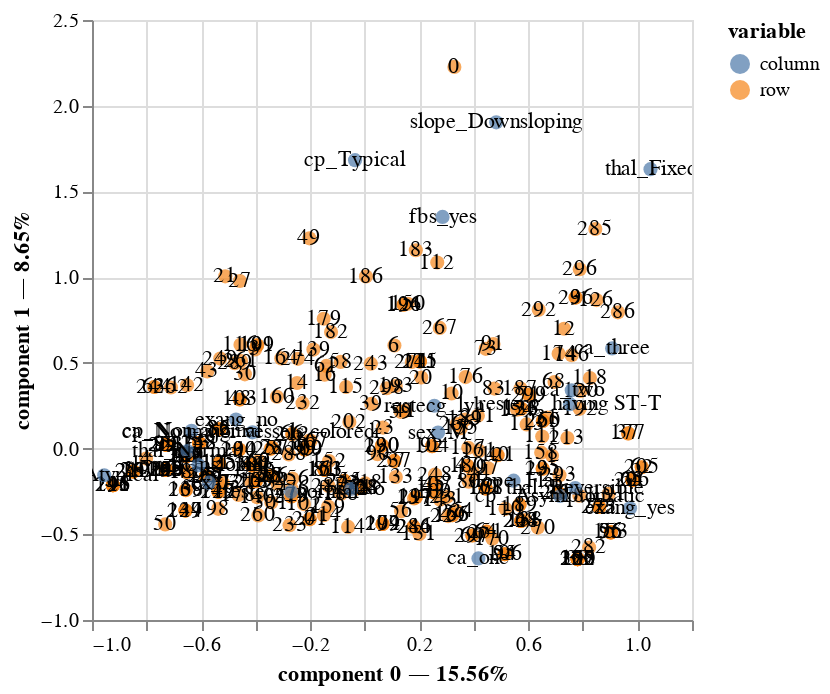

The notebook cell saved with this chart:
### Markdown cell above
# **Getting the quality representation of each patient in the 1st dimension**

### Code cell
mca.plot(
    mca_df,
    x_component=0,
    y_component=1,
    show_column_markers=True,
    show_row_markers=True,
    show_column_labels=True,
    show_row_labels=True
)

### Figure 1 — Vega-Lite specification as saved in the notebook (floating-point values rounded to 4 significant figures; data arrays with more than 128 entries replaced by an {"elided": "..."} marker saying what was removed)
{"config": {"view": {"continuousWidth": 300, "continuousHeight": 300}}, "layer": [{"data": {"name": "data-4ea57c225b4a481dd70e841a35d52fd6"}, "mark": {"type": "circle", "size": 50}, "encoding": {"color": {"field": "variable", "type": "nominal"}, "tooltip": [{"field": "variable", "type": "nominal"}, {"field": "value", "type": "nominal"}, {"field": "component 0", "type": "quantitative"}, {"field": "component 1", "type": "quantitative"}], "x": {"axis": {"title": "component 0 — 15.56%"}, "field": "component 0", "scale": {"zero": false}, "type": "quantitative"}, "y": {"axis": {"title": "component 1 — 8.65%"}, "field": "component 1", "scale": {"zero": false}, "type": "quantitative"}}, "name": "view_5"}, {"data": {"name": "data-4ea57c225b4a481dd70e841a35d52fd6"}, "mark": {"type": "text"}, "encoding": {"text": {"field": "label", "type": "nominal"}, "x": {"axis": {"title": "component 0 — 15.56%"}, "field": "component 0", "scale": {"zero": false}, "type": "quantitative"}, "y": {"axis": {"title": "component 1 — 8.65%"}, "field": "component 1", "scale": {"zero": false}, "type": "quantitative"}}}, {"data": {"name": "data-eb9a4bc61e89a0c8d2744ac507272dcb"}, "mark": {"type": "circle", "size": 50}, "encoding": {"color": {"field": "variable", "type": "nominal"}, "tooltip": [{"field": "variable", "type": "nominal"}, {"field": "value", "type": "nominal"}, {"field": "component 0", "type": "quantitative"}, {"field": "component 1", "type": "quantitative"}], "x": {"axis": {"title": "component 0 — 15.56%"}, "field": "component 0", "scale": {"zero": false}, "type": "quantitative"}, "y": {"axis": {"title": "component 1 — 8.65%"}, "field": "component 1", "scale": {"zero": false}, "type": "quantitative"}}}, {"data": {"name": "data-eb9a4bc61e89a0c8d2744ac507272dcb"}, "mark": {"type": "text"}, "encoding": {"text": {"field": "label", "type": "nominal"}, "x": {"axis": {"title": "component 0 — 15.56%"}, "field": "component 0", "scale": {"zero": false}, "type": "quantitative"}, "y": {"axis": {"title": "component 1 — 8.65%"}, "field": "component 1", "scale": {"zero": false}, "type": "quantitative"}}}], "params": [{"name": "param_5", "select": {"type": "interval", "encodings": ["x", "y"]}, "bind": "scales", "views": ["view_5"]}], "$schema": "https://vega.github.io/schema/vega-lite/v5.8.0.json", "datasets": {"data-4ea57c225b4a481dd70e841a35d52fd6": {"elided": "303 records"}, "data-eb9a4bc61e89a0c8d2744ac507272dcb": [{"component 0": -0.4116, "component 1": 0.09463, "variable": "column", "value": "ca_No major vessels coloredr", "label": "ca_No major vessels coloredr"}, {"component 0": 0.417, "component 1": -0.6409, "variable": "column", "value": "ca_one", "label": "ca_one"}, {"component 0": 0.9072, "component 1": 0.5844, "variable": "column", "value": "ca_three", "label": "ca_three"}, {"component 0": 0.7591, "component 1": 0.3404, "variable": "column", "value": "ca_two", "label": "ca_two"}, {"component 0": 0.7164, "component 1": -0.2764, "variable": "column", "value": "cp_ Asymptomatic", "label": "cp_ Asymptomatic"}, {"component 0": -0.9552, "component 1": -0.1559, "variable": "column", "value": "cp_Atypical", "label": "cp_Atypical"}, {"component 0": -0.6348, "component 1": 0.1035, "variable": "column", "value": "cp_Non-anginal", "label": "cp_Non-anginal"}, {"component 0": -0.03552, "component 1": 1.682, "variable": "column", "value": "cp_Typical", "label": "cp_Typical"}, {"component 0": -0.4721, "component 1": 0.1691, "variable": "column", "value": "exang_no", "label": "exang_no"}, {"component 0": 0.9728, "component 1": -0.3484, "variable": "column", "value": "exang_yes", "label": "exang_yes"}, {"component 0": -0.04976, "component 1": -0.2357, "variable": "column", "value": "fbs_No", "label": "fbs_No"}, {"component 0": 0.2853, "component 1": 1.351, "variable": "column", "value": "fbs_yes", "label": "fbs_yes"}, {"component 0": 0.7523, "component 1": 0.2592, "variable": "column", "value": "restecg_having ST-T", "label": "restecg_having ST-T"}, {"component 0": 0.2552, "component 1": 0.2498, "variable": "column", "value": "restecg_lvh", "label": "restecg_lvh"}, {"component 0": -0.2701, "component 1": -0.2517, "variable": "column", "value": "restecg_normal", "label": "restecg_normal"}, {"component 0": -0.5712, "component 1": -0.1989, "variable": "column", "value": "sex_F", "label": "sex_F"}, {"component 0": 0.269, "component 1": 0.09366, "variable": "column", "value": "sex_M", "label": "sex_M"}, {"component 0": 0.4822, "component 1": 1.903, "variable": "column", "value": "slope_Downsloping", "label": "slope_Downsloping"}, {"component 0": 0.5458, "component 1": -0.1874, "variable": "column", "value": "slope_Flat", "label": "slope_Flat"}, {"component 0": -0.6095, "component 1": -0.0967, "variable": "column", "value": "slope_Upsloping", "label": "slope_Upsloping"}, {"component 0": 1.048, "component 1": 1.63, "variable": "column", "value": "thal_Fixed", "label": "thal_Fixed"}, {"component 0": -0.6498, "component 1": -0.01424, "variable": "column", "value": "thal_Normal", "label": "thal_Normal"}, {"component 0": 0.7719, "component 1": -0.2303, "variable": "column", "value": "thal_Reversible", "label": "thal_Reversible"}]}}
